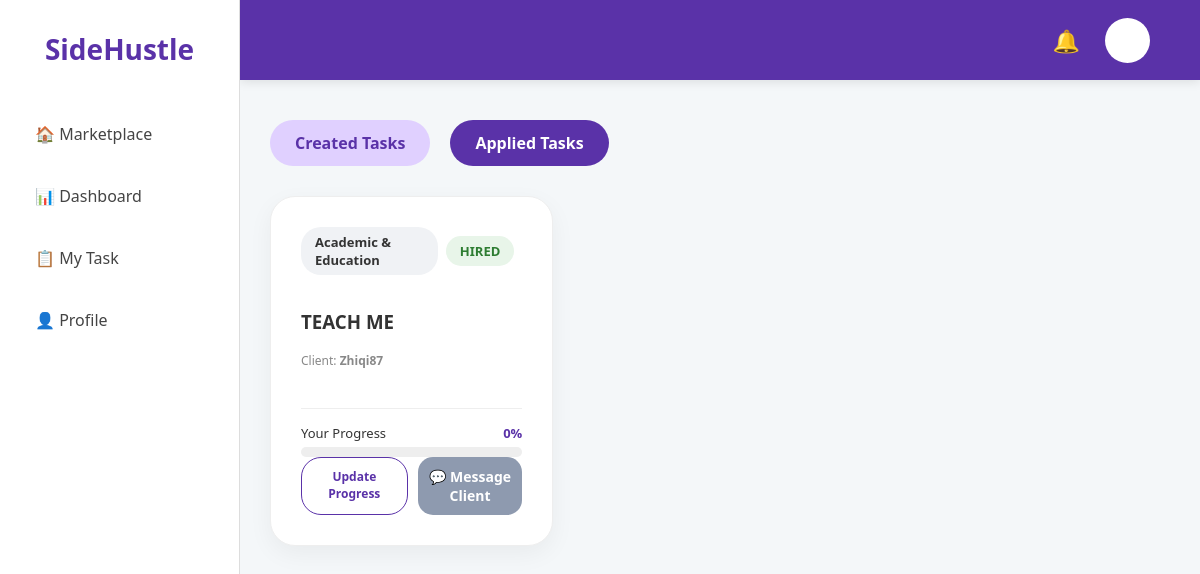
Screenshot of /my_task?view=applied (signed in) with the database file from the repository.
### app.py (models this page shows, shortened)
class Task(db.Model):
    id = db.Column(db.Integer, primary_key=True)
    title = db.Column(db.String(100), nullable=False)
    price = db.Column(db.Float, nullable=False)
    description = db.Column(db.Text, nullable=False)
    category = db.Column(db.String(50), nullable=False)
    status = db.Column(db.String(20), default='Available')
    user = db.Column(db.String(50), default='Ali')
    rating = db.Column(db.Float, default=4.9)
    urgent = db.Column(db.Boolean, default=False)
    deadline = db.Column(db.String(50))
    capacity = db.Column(db.Integer, default=1)
    tasker = db.Column(db.String(50)) # Stores the username of the person hired
    progress = db.Column(db.Integer, default=0) # Stores 0, 25, 50, 75, or 100
    def get_hired_count(self):
        return Application.query.filter_by(task_id=self.id, status='Hired').count()

class Application(db.Model):
    id = db.Column(db.Integer, primary_key=True)
    task_id = db.Column(db.Integer, db.ForeignKey('task.id'), nullable=False)
    applicant_username = db.Column(db.String(50), nullable=False)
    intro = db.Column(db.Text)
    reason = db.Column(db.Text)
    status = db.Column(db.String(20), default='Pending')

### app.py (the view)
@app.route('/my_task')
def my_task():
    if 'user_id' not in session:
        return redirect(url_for('login'))
    current_user = User.query.get(session['user_id'])
    if not current_user:
        session.clear()
        return redirect(url_for('login'))
    view = request.args.get('view', 'created')
    created_tasks = Task.query.filter_by(user=current_user.username).all()
    my_applications = Application.query.filter_by(applicant_username=current_user.username).all()
    return render_template('my_task.html',
                           created=created_tasks,
                           applied=my_applications,
                           view=view,
                           user=current_user,
                           Task=Task) # Keeps your 'set task' logic working in HTML

### app.py (called while the page is built)
@app.context_processor
def inject_notifications():
    if 'user_id' in session:
        current_user = User.query.get(session['user_id'])
        if current_user:
            user_notifications = Notification.query.filter_by(user_id=current_user.id).order_by(Notification.id.desc()).limit(5).all()
            return dict(notifications=user_notifications)
        else:
            session.pop('user_id', None)
    return dict(notifications=[])

### templates/my_task.html (shortened to what this page needs)
<!DOCTYPE html>
<html>
<head>
    <link rel="stylesheet" href="{{ url_for('static', filename='style.css') }}">
</head>
<body>
        {% extends "base.html" %}
        {% block content %}
            <div class="task-tabs">
                <a href="{{ url_for('my_task', view='created') }}"
                class="tab-btn {% if view == 'created' %}active{% endif %}">Created Tasks</a>
                <a href="{{ url_for('my_task', view='applied') }}"
                class="tab-btn {% if view == 'applied' %}active{% endif %}">Applied Tasks</a>
            </div>
            <div class="task-grid">
                {% if view == 'created' %}
                    {% for task in created %}
                        <div class="card">
                            <div class="card-header">
                                <span class="tag">{{ task.category }}</span>
                                <span class="status-text">{{ task.status }}</span>
                            </div>
                            <h3>{{ task.title }}</h3>
                            <p style="color: #666; font-size: 14px; margin-top: 5px;">
                                {{ task.description }}
                            </p>
                            <div class="card-footer" style="margin-top: 20px; border-top: 1px solid #eee; padding-top: 15px;">
                                {% if task.get_hired_count() == 0 %}
                                    <div style="display: flex; align-items: center; gap: 5px;">
                                        <span>👥</span>
                                        <strong>{{ task.get_applicant_count() }}</strong> applicants
                                    </div>
                                    <a href="{{ url_for('view_applicants', task_id=task.id) }}" class="btn-outline">Review Applicants →</a>
                                {% else %}
                                    <div class="full-width">
                                        <div class="hired-info-box">
                                            <div class="user-meta">
                                                <div class="mini-profile"></div>
                                                <span>Hired: <strong>{{ task.get_hired_count() }} / {{ task.capacity }}</strong></span>
                                            </div>
                                            <a href="{{ url_for('view_applicants', task_id=task.id) }}" class="btn-outline">View Team</a>
                                        </div>
                                        {% if task.get_hired_count() < task.capacity %}
                                            <p class="status-text" style="color: #ef6c00;">Waiting for {{ task.capacity - task.get_hired_count() }} more helper(s)...</p>
                                        {% else %}
                                            <div class="progress-header">
                                                <span>Project Progress</span>
                                                <span class="progress-percent">{{ task.progress }}%</span>
                                            </div>
                                            <div class="progress-bar">
                                                <div class="progress-fill" style="width: {{ task.progress | default(0) }}%;"></div>
                                            </div>
                                            <a href="#" class="btn-primary btn-message">💬 Message Team</a>
                                        {% endif %}
                                    </div>
                                {% endif %}
                            </div>
                        </div>
                    {% endfor %}
                {% elif view == 'applied' %}
                    {% for app in applied %}
                        {% set task = Task.query.get(app.task_id) %}
                        <div class="card">
                            <div class="card-header">
                                <span class="tag">{{ task.category }}</span>
                                <span class="tag" style="background: {% if app.status == 'Hired' %}#e8f5e9; color: #2e7d32;{% elif app.status == 'Rejected' %}#ffebee; color: #c62828;{% else %}#fff3e0; color: #ef6c00;{% endif %}">
                                    {{ app.status | upper }}
                                </span>
                            </div>
                            <h3>{{ task.title }}</h3>
                            <p class="status-text">Client: <strong>{{ task.user }}</strong></p>
                            {% if app.status == 'Hired' %}
                                <div class="card-footer-hired">
                                    <div class="full-width">
                                        {% if task.get_hired_count() < task.capacity %}
                                            <div class="hired-info-box" style="background: #fff3e0;">
                                                <p style="font-size: 13px; color: #ef6c00;">
                                                    <strong>Waiting for Full Team:</strong> {{ task.get_hired_count() }} of {{ task.capacity }} hired.
                                                </p>
                                            </div>
                                        {% else %}
                                            <div class="progress-header">
                                                <span>Your Progress</span>
                                                <span class="progress-percent">{{ task.progress }}%</span>
                                            </div>
                                            <div class="progress-bar">
                                            </div>
                                            <div class="action-buttons-row">
                                                <a href="#" class="btn-outline action-btn-centered">Update Progress</a>
                                                <a href="#" class="btn-primary btn-message action-btn-centered" style="margin-top: 0;">💬 Message Client</a>
                                            </div>
                                        {% endif %}
                                    </div>
                                </div>
                            {% elif app.status == 'Rejected' %}
                                <p style="color: #d32f2f; font-size: 13px; margin-top: 15px;">Sorry, the client has chosen another tasker for this job.</p>
                            {% else %}
                                <p style="color: #666; font-size: 13px; margin-top: 15px;">Your application is being reviewed. Check back soon!</p>
                            {% endif %}
                        </div>
                    {% endfor %}
                {% endif %}
            </div>
        {% endblock %}

### static/style.css (style rules this page uses)
* { box-sizing: border-box; margin: 0; padding: 0; }
body { font-family: 'Segoe UI', Roboto, Helvetica, Arial, sans-serif; background-color: #f4f7f9; color: #333; overflow-x: hidden; }
.task-grid { display: grid; grid-template-columns: repeat(3, 1fr); gap: 25px; margin-top: 20px; width: 100%; max-width: 1100px; }
.card { background: white; border-radius: 25px; padding: 30px; border: 1px solid #eee; box-shadow: 0 8px 24px rgba(0,0,0,0.05); display: flex; flex-direction: column; justify-content: space-between; min-height: 350px; }
.tag { display: inline-block; padding: 6px 14px; border-radius: 20px; font-size: 13px; font-weight: bold; background: #f0f2f5; margin-right: 8px; }
.btn-primary { display: block; width: 100%; background: #5a32a8; color: white; padding: 16px; text-align: center; border-radius: 15px; text-decoration: none; font-weight: bold; border: none; margin-top: 20px; cursor: pointer; transition: 0.2s; }
.task-tabs { display: flex; gap: 20px; margin-bottom: 30px; }
.tab-btn { text-decoration: none; padding: 12px 25px; border-radius: 30px; background: #e0d0ff; color: #5a32a8; font-weight: bold; transition: 0.3s; }
.tab-btn.active { background: #5a32a8; color: white; }
.card-header { display: flex; justify-content: space-between; align-items: center; margin-bottom: 15px; }
.status-text { font-size: 12px; color: #888; }
.progress-bar { width: 100%; height: 10px; background: #eee; border-radius: 10px; overflow: hidden; }
.btn-outline { text-decoration: none; padding: 8px 15px; border: 1.5px solid #5a32a8; color: #5a32a8; border-radius: 20px; font-size: 12px; font-weight: bold; }
.progress-header { display: flex; justify-content: space-between; margin-bottom: 5px; font-size: 13px; }
.progress-percent { color: #5a32a8; font-weight: bold; }
.btn-message { background-color: #8e9aaf !important; font-size: 14px; padding: 12px; }
.card-footer-hired { margin-top: 20px; border-top: 1px solid #eee; padding-top: 15px; display: flex; flex-direction: column; align-items: flex-start; gap: 15px; width: 100%; }
.full-width { width: 100%; }
.action-buttons-row { display: flex; gap: 10px; width: 100%; }
.action-btn-centered { flex: 1; text-align: center; padding: 10px; }

### rows the page displays
Application: status "HIRED"
Task: category "Academic & Education", title "TEACH ME", user "Zhiqi87", progress "0"
